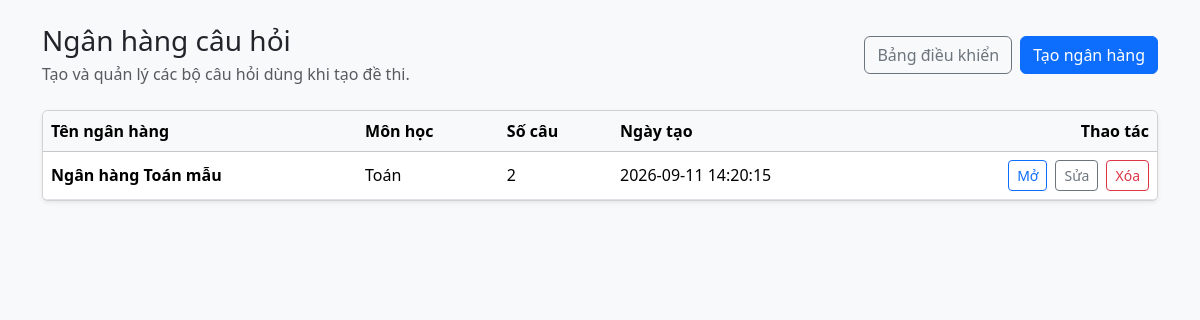
Screenshot of /index.php?action=qe_banks (signed in) with the database file from the repository.
### tables this page shows
CREATE TABLE `question_banks` (
  `bank_id` int(11) NOT NULL AUTO_INCREMENT,
  `teacher_id` int(11) NOT NULL,
  `bank_name` varchar(150) NOT NULL,
  `subject` varchar(100) DEFAULT NULL,
  `created_at` datetime DEFAULT current_timestamp(),
  PRIMARY KEY (`bank_id`),
  KEY `teacher_id` (`teacher_id`),
  CONSTRAINT `question_banks_ibfk_1` FOREIGN KEY (`teacher_id`)
    REFERENCES `users` (`user_id`) ON DELETE CASCADE
);

### controllers/QuestionBankController.php (called while the page is built, shortened)
<?php
require_once __DIR__ . '/../models/QuestionBank.php';
class QuestionBankController extends BaseController {
    private $questionBank;
    public function __construct($pdo) {
        $this->questionBank = new QuestionBank($pdo);
    }
    public function index() {
        $banks = $this->questionBank->getBanksForOwner($this->currentUserId());
        require __DIR__ . '/../views/qe/question-bank/index.php';
    }
    private function currentUserId() {
        return (int) $_SESSION['user']['id'];
    }
}

### models/QuestionBank.php (called while the page is built, shortened)
<?php
class QuestionBank {
    private $pdo;
    public function __construct($pdo) {
        $this->pdo = $pdo;
    }
    public function getBanksForOwner($teacherId) {
        $stmt = $this->pdo->prepare(
            "SELECT qb.bank_id, qb.bank_name, qb.subject, qb.created_at,
                    COUNT(DISTINCT q.question_id) AS question_count
             FROM question_banks qb
             LEFT JOIN questions q ON q.bank_id = qb.bank_id
             WHERE qb.teacher_id = ?
             GROUP BY qb.bank_id, qb.bank_name, qb.subject, qb.created_at
             ORDER BY qb.bank_name"
        );
        $stmt->execute([$teacherId]);
        return $stmt->fetchAll(PDO::FETCH_ASSOC);
    }
}

### views/qe/question-bank/index.php (the view, shortened to what this page needs)
<?php
$escape = static function ($value) {
    return htmlspecialchars((string) $value, ENT_QUOTES, 'UTF-8');
};
?>
<!doctype html>
<html lang="vi">
<head>
    <link href="https://cdn.jsdelivr.net/npm/bootstrap@5.3.2/dist/css/bootstrap.min.css" rel="stylesheet">
</head>
<body class="bg-light">
<main class="container py-4">
    <div class="d-flex flex-wrap justify-content-between align-items-center gap-3 mb-4">
        <div>
            <h1 class="h3 mb-1">Ngân hàng câu hỏi</h1>
            <p class="text-muted mb-0">Tạo và quản lý các bộ câu hỏi dùng khi tạo đề thi.</p>
        </div>
        <div class="d-flex gap-2">
            <a class="btn btn-outline-secondary" href="index.php?action=dashboard">Bảng điều khiển</a>
            <a class="btn btn-primary" href="index.php?action=qe_bank_create">Tạo ngân hàng</a>
        </div>
    </div>
    <?php if (!$banks): ?>
        <div class="card card-body text-center py-5">
            <h2 class="h5">Bạn chưa có ngân hàng câu hỏi</h2>
            <p class="text-muted">Tạo ngân hàng trước, sau đó thêm câu hỏi và chọn ngân hàng này khi tạo đề thi.</p>
            <a class="btn btn-primary align-self-center" href="index.php?action=qe_bank_create">Tạo ngân hàng câu hỏi</a>
        </div>
    <?php else: ?>
        <div class="table-responsive card shadow-sm">
            <table class="table table-hover align-middle mb-0">
                <thead class="table-light">
                    <tr><th>Tên ngân hàng</th><th>Môn học</th><th>Số câu</th><th>Ngày tạo</th><th class="text-end">Thao tác</th></tr>
                </thead>
                <tbody>
                <?php foreach ($banks as $bank): ?>
                    <tr>
                        <td class="fw-semibold"><?= $escape($bank['bank_name']) ?></td>
                        <td><?= $escape($bank['subject'] ?: '—') ?></td>
                        <td><?= (int) $bank['question_count'] ?></td>
                        <td><?= $escape($bank['created_at']) ?></td>
                        <td>
                            <div class="d-flex justify-content-end flex-wrap gap-2">
                                <a class="btn btn-sm btn-outline-primary" href="index.php?action=qe_bank_show&id=<?= (int) $bank['bank_id'] ?>">Mở</a>
                                <a class="btn btn-sm btn-outline-secondary" href="index.php?action=qe_bank_edit&id=<?= (int) $bank['bank_id'] ?>">Sửa</a>
                                <form method="post" action="index.php?action=qe_bank_delete&id=<?= (int) $bank['bank_id'] ?>" onsubmit="return confirm('Xóa ngân hàng và toàn bộ câu hỏi chưa được dùng trong đề thi?')">
                                    <button class="btn btn-sm btn-outline-danger" type="submit">Xóa</button>
                                </form>
                            </div>
                        </td>
                    </tr>
                <?php endforeach; ?>
                </tbody>
            </table>
        </div>
    <?php endif; ?>
</main>
</body>
</html>

### rows the page displays
question_banks: bank_name "Ngân hàng Toán mẫu", subject "Toán", question_count "2", created_at "2026-09-11 14:20:15"
